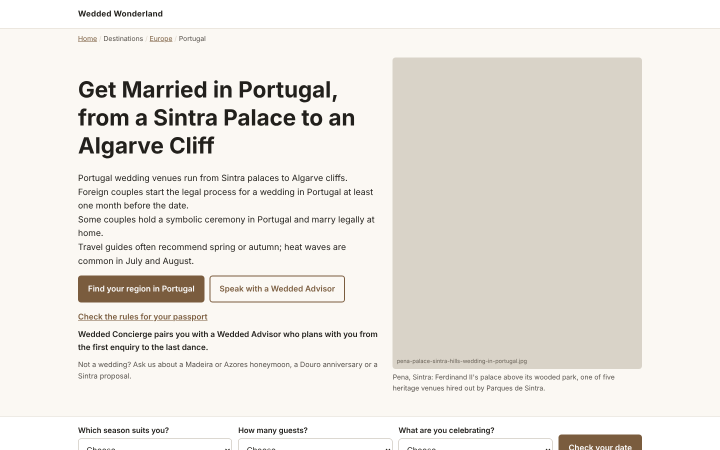
#> input picture studio/runs/portugal-20261028-1500/screens/desktop-01.png, 1440 x 900 px (shown at 1/2 size)
$ python prepare_images.py ../../studio/runs/portugal-20261028-1500/screens/desktop-01.png ../../studio/runs/portugal-20261028-1500/screens/desktop-02.png
#> lines starting #> are read from the running program, lines starting #| are printed output that depends on the picture
#!/usr/bin/env python3
"""Resize, convert to WebP and strip personal EXIF for a post's approved images.

Usage: python3 -I content-system/scripts/prepare_images.py <source_image> <output.webp> [hero|inline] ["copyright text"]
Hero: longest side 2000 px, target <= 250 KB. Inline: 1400 px, <= 150 KB.
Prints JSON with size, dimensions and the EXIF GPS/date found (for location checks) before stripping.
"""
import json
import sys
from pathlib import Path

from PIL import Image, ExifTags

LIMITS = {"hero": (2000, 250_000), "inline": (1400, 150_000)}


def read_exif(img):
    out = {}
    exif = img.getexif()
    if not exif:
        return out
    tags = {ExifTags.TAGS.get(k, k): v for k, v in exif.items()}
    for key in ("DateTimeOriginal", "DateTime", "Copyright", "Artist", "Model"):
        if key in tags:
            out[key] = str(tags[key])
    gps = exif.get_ifd(0x8825)
    if gps:
        def dms(v, ref):
            d = float(v[0]) + float(v[1]) / 60 + float(v[2]) / 3600
            return -d if ref in ("S", "W") else d
        try:
            out["gps"] = [round(dms(gps[2], gps[1]), 6), round(dms(gps[4], gps[3]), 6)]
        except (KeyError, TypeError, ZeroDivisionError):
            pass
    return out


def main(src, dst, kind="inline", copyright_text=""):
#> called with kind = 'inline', copyright_text = ''
    max_side, max_bytes = LIMITS[kind]
    img = Image.open(src)
#> img is the input picture: PIL image 1440x900 RGB; mean R, G, B 234.8, 231, 224.8
    found = read_exif(img)
#> found = 0 items
    img = img.convert("RGB")
    img.thumbnail((max_side, max_side))
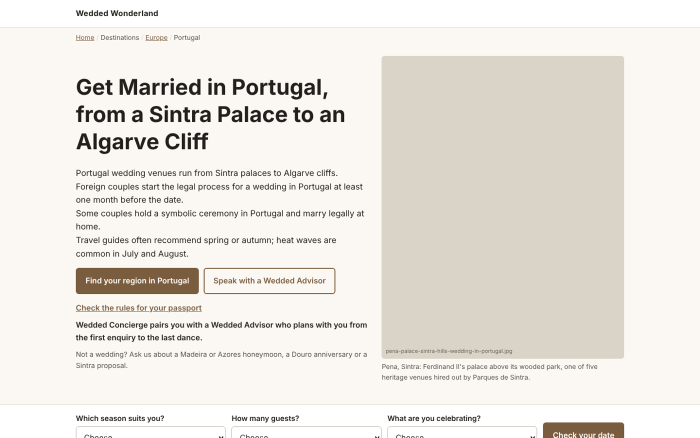
#> img: PIL image 1400x875 RGB (shown at 1/2 size); mean R, G, B 234.7, 231, 224.8
    clean = Image.new("RGB", img.size)
#> clean: PIL image 1400x875 RGB; every value is 0
    clean.paste(img)
    exif = Image.Exif()
    if copyright_text:
        exif[0x8298] = copyright_text  # Copyright
    quality = 85
    while True:
        clean.save(dst, "WEBP", quality=quality, method=6, exif=exif.tobytes())
        if Path(dst).stat().st_size <= max_bytes or quality <= 50:
            break
        quality -= 5
#> after the loop, quality = 85
    print(json.dumps({"output": dst, "bytes": Path(dst).stat().st_size, "size": clean.size,
                      "quality": quality, "exif_found": found}, indent=2))
#| {
#|   "output": "../../studio/runs/portugal-20261028-1500/screens/desktop-02.png",
#|   "bytes": 114721,
#|   "size": [
#|     1400,
#|     875
#|   ],
#|   "quality": 85,
#|   "exif_found": {}
#| }


if __name__ == "__main__":
    if len(sys.argv) < 3:
        sys.exit(__doc__)
    main(*sys.argv[1:])

$ run again, on studio/runs/portugal-20261028-1500/screens/desktop-04.png
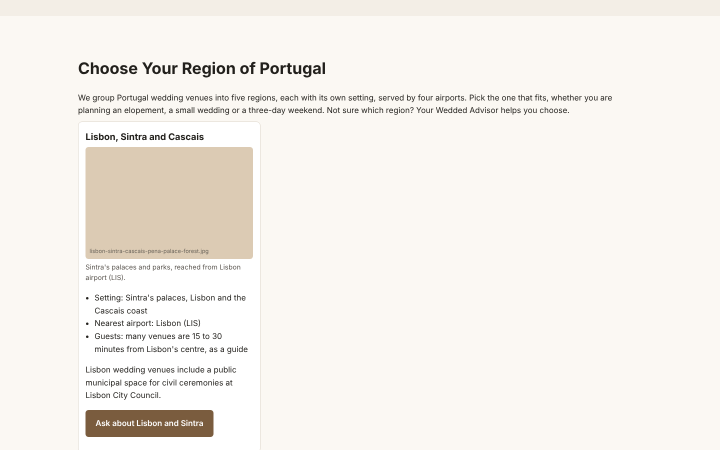
#> input picture studio/runs/portugal-20261028-1500/screens/desktop-04.png, 1440 x 900 px (shown at 1/2 size)
#> in main, img is the input picture: PIL image 1440x900 RGB; mean R, G, B 244.8, 241, 235.1
#> found = 0 items
#> in main, `img.thumbnail((max_side, max_side))`:
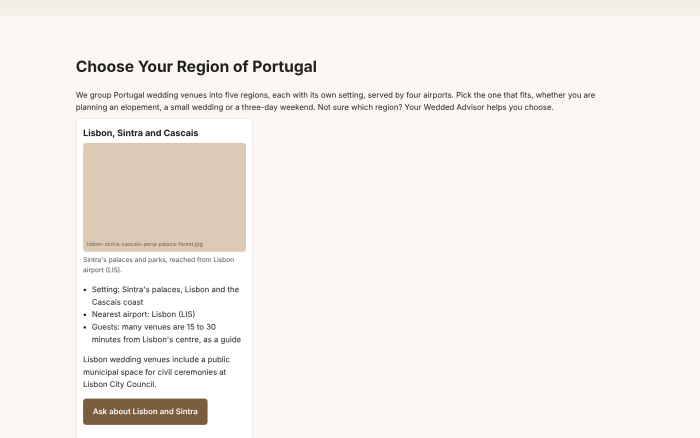
#> img: PIL image 1400x875 RGB (shown at 1/2 size); mean R, G, B 244.7, 240.9, 235.1
#> clean: PIL image 1400x875 RGB; every value is 0
#> after the loop in main, `while True:`: quality = 85
#| {
#|   "output": "../../studio/runs/portugal-20261028-1500/screens/desktop-04.png",
#|   "bytes": 85950,
#|   "size": [
#|     1400,
#|     875
#> (further printed lines are left out)

$ run again, on studio/runs/portugal-20261028-1500/screens/desktop-05.png
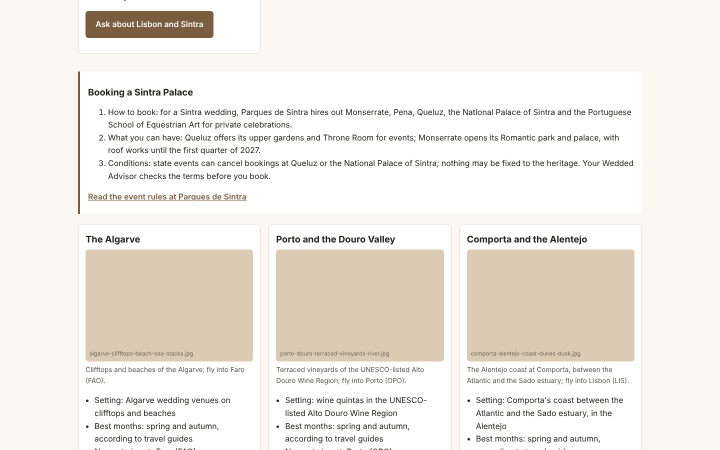
#> input picture studio/runs/portugal-20261028-1500/screens/desktop-05.png, 1440 x 900 px (shown at 1/2 size)
#> in main, img is the input picture: PIL image 1440x900 RGB; mean R, G, B 240.6, 236.2, 230
#> found = 0 items
#> in main, `img.thumbnail((max_side, max_side))`:
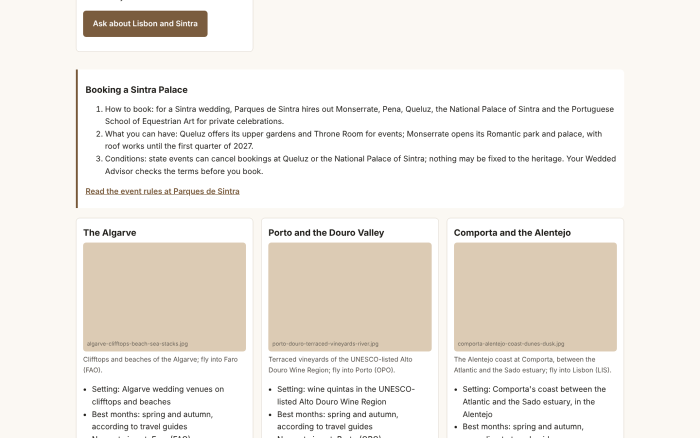
#> img: PIL image 1400x875 RGB (shown at 1/2 size); mean R, G, B 240.5, 236.1, 229.9
#> clean: PIL image 1400x875 RGB; every value is 0
#> after the loop in main, `while True:`: quality = 85
#| {
#|   "output": "../../studio/runs/portugal-20261028-1500/screens/desktop-05.png",
#|   "bytes": 132578,
#|   "size": [
#|     1400,
#|     875
#> (further printed lines are left out)
